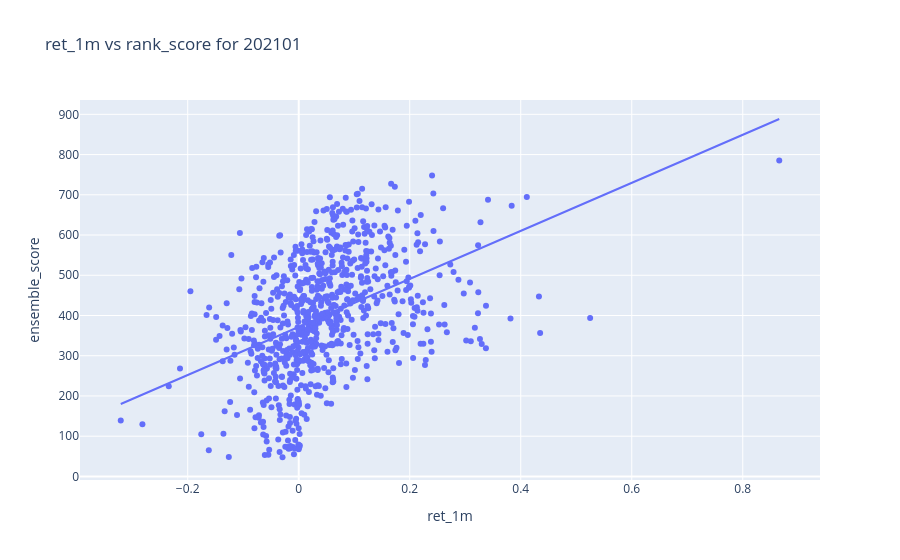

Notebook code cell kept with this figure:
### Code cell
# Scatter with ols regression line
date = 202101
px.scatter(df_test[df_test["yyyymm"] == date], x="ret_1m", y="ensemble_score", title=f"ret_1m vs rank_score for {date}", trendline="ols")

### Figure 1 — Plotly figure (JSON) as saved in the notebook; plotly's stock layout.template omitted (floating-point values rounded to 4 significant figures; data arrays with more than 128 entries replaced by an {"elided": "..."} marker saying what was removed)
{"data": [{"hovertemplate": "ret_1m=%{x}<br>ensemble_score=%{y}<extra></extra>", "legendgroup": "", "marker": {"color": "#636efa", "symbol": "circle"}, "mode": "markers", "name": "", "orientation": "v", "showlegend": false, "type": "scatter", "x": {"elided": "797 float values"}, "xaxis": "x", "y": {"elided": "797 float values"}, "yaxis": "y"}, {"hovertemplate": "<b>OLS trendline</b><br>ensemble_score = 597.096 * ret_1m + 371.49<br>R<sup>2</sup>=0.183397<br><br>ret_1m=%{x}<br>ensemble_score=%{y} <b>(trend)</b><extra></extra>", "legendgroup": "", "marker": {"color": "#636efa", "symbol": "circle"}, "mode": "lines", "name": "", "showlegend": false, "type": "scatter", "x": {"elided": "797 float values"}, "xaxis": "x", "y": {"elided": "797 float values"}, "yaxis": "y"}], "layout": {"legend": {"tracegroupgap": 0}, "title": {"text": "ret_1m vs rank_score for 202101"}, "xaxis": {"anchor": "y", "domain": [0, 1], "title": {"text": "ret_1m"}}, "yaxis": {"anchor": "x", "domain": [0, 1], "title": {"text": "ensemble_score"}}}}
